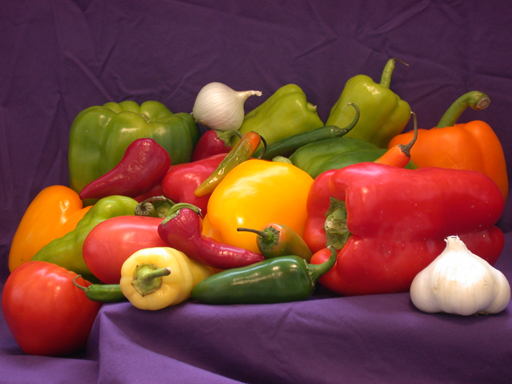
#> input picture peppers.png, 512 x 384 px
$ jupyter execute color_auto_correlogram.ipynb
#> lines starting #> are read from the running program, lines starting #| are printed output that depends on the picture
#> further down, img is the input picture: PIL image 512x384 RGB; mean R, G, B 120.8, 66.4, 57.6
# autocorrelogram
Ref: Content‑based image retrieval using combined texture and color features based on multi‑resolution multi‑direction filtering and color autocorrelogram
https://doi.org/10.1007/s12652-019-01466-0

[cell 1]
# %pip install numpy pillow

[cell 2]
import numpy as np
from PIL import Image

[cell 3]
# Computes neighbor counts for multiple pixels at a given distance.
# distance (int): The order of the neighborhood (inf-norm distance).
# pixel_widths, pixel_heights (ndarray): Arrays of pixel coordinates (width and height indices).
# target_colors (ndarray): Array of quantized colors to compare.
# quantized_image (ndarray): The color-quantized image matrix.
# image_width, image_height (int): Dimensions of the input image.
# same_color_counts (ndarray): Number of neighboring pixels with the same color for each pixel.
# valid_neighbor_counts (ndarray): Total number of valid neighboring pixels for each pixel.
def count_neighbors_at_distance(distance, pixel_widths, pixel_heights, target_colors, quantized_image, image_width, image_height):
    num_pixels = len(pixel_widths)

    # Generate neighbor offsets for inf-norm distance (8*distance points)
    offsets = []
    for d in range(-distance, distance + 1):
        if abs(d) == distance:
            for w in range(-distance, distance + 1):
                offsets.append((w, d))
        else:
            offsets.append((-distance, d))
            offsets.append((distance, d))
    offsets = np.array(offsets)  # Shape: (8*distance, 2)

    # Expand offsets for all pixels
    offsets = offsets[:, None, :]  # Shape: (8*distance, 1, 2)
    pixel_coords = np.stack((pixel_widths, pixel_heights), axis=-1)  # Shape: (num_pixels, 2)
    pixel_coords = pixel_coords[None, :, :]  # Shape: (1, num_pixels, 2)

    # Compute neighbor coordinates for all pixels
    neighbor_coords = pixel_coords + offsets  # Shape: (8*distance, num_pixels, 2)
    neighbor_width_coords = neighbor_coords[:, :, 0]  # Shape: (8*distance, num_pixels)
    neighbor_height_coords = neighbor_coords[:, :, 1]  # Shape: (8*distance, num_pixels)

    # Check validity of neighbors (within image bounds)
    valid_mask = (
        (neighbor_width_coords > 0) & (neighbor_width_coords <= image_width) &
        (neighbor_height_coords > 0) & (neighbor_height_coords <= image_height)
    )  # Shape: (8*distance, num_pixels)

    # Initialize counts
    same_color_counts = np.zeros(num_pixels, dtype=np.int32)
    valid_neighbor_counts = np.zeros(num_pixels, dtype=np.int32)

    # Process each neighbor offset
    for i in range(8 * distance):
        valid_pixels = valid_mask[i]  # Shape: (num_pixels,)
        if not np.any(valid_pixels):
            continue

        # Get valid neighbor coordinates for this offset
        valid_widths = neighbor_width_coords[i, valid_pixels].astype(int) - 1
        valid_heights = neighbor_height_coords[i, valid_pixels].astype(int) - 1

        # Extract neighbor colors
        neighbor_colors = quantized_image[valid_heights, valid_widths]

        # Compare with target colors for valid pixels
        valid_target_colors = target_colors[valid_pixels]
        same_color_counts[valid_pixels] += (neighbor_colors == valid_target_colors).astype(np.int32)

        # Count valid neighbors
        valid_neighbor_counts[valid_pixels] += 1

    return same_color_counts, valid_neighbor_counts

[cell 4]
# Creates the auto-correlogram vector for an input image efficiently.
# img (PIL.Image): Color image (RGB format).
# neighbor_distance_vector (list or ndarray): Vector of neighbor distances for color distribution calculation.
# color_quantization_number (int): Number of colors to quantize the image to (default: 64).
# correlogram_vector (ndarray): Vector of probabilities of occurrence of quantized colors.
def color_auto_correlogram(img, neighbor_distance_vector=[1, 3], color_quantization_number=64):
    # Quantize image
#> called with color_quantization_number = 8
    img_quantized = img.quantize(colors=color_quantization_number, method=Image.Quantize.MEDIANCUT)
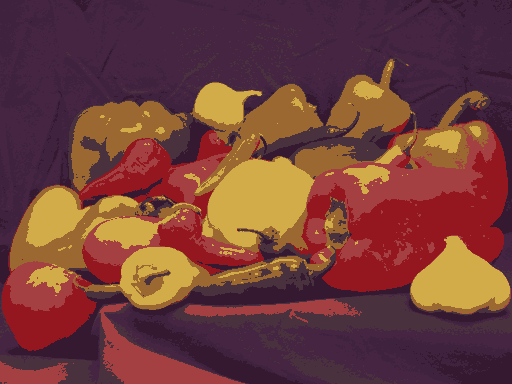
#> img_quantized: PIL image 512x384 P; mean R, G, B 113.6, 62.3, 58.4
    quantized_image = np.array(img_quantized)  # Shape: (height, width)
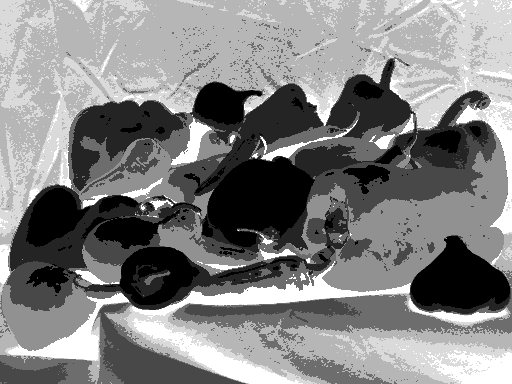
#> quantized_image: shape (384, 512); min 0, max 7, mean 3.58; drawn with min black and max white

    image_height, image_width = quantized_image.shape
#> image_height = 384; image_width = 512
    neighbor_dimension = len(neighbor_distance_vector)

    # Initialize count arrays
    same_color_counts = np.zeros((color_quantization_number, neighbor_dimension), dtype=np.float32)
    valid_neighbor_counts = np.zeros((color_quantization_number, neighbor_dimension), dtype=np.float32)

    # Generate all pixel coordinates
    pixel_widths, pixel_heights = np.meshgrid(
        np.arange(image_width), np.arange(image_height), indexing='xy'
    )
    pixel_widths = pixel_widths.ravel()  # Shape: (height * width,)
    pixel_heights = pixel_heights.ravel()  # Shape: (height * width,)
    target_colors = quantized_image[pixel_heights, pixel_widths]  # Shape: (height * width,)

    # Process each distance
    for distance_index, distance in enumerate(neighbor_distance_vector):
        # Compute neighbor counts for all pixels
        pixel_same_color_counts, pixel_valid_neighbor_counts = count_neighbors_at_distance(
            distance,
            pixel_widths,
            pixel_heights,
            target_colors,
            quantized_image,
            image_width,
            image_height
        )

        # Aggregate counts by color
        for color in range(color_quantization_number):
            color_mask = (target_colors == color)
            same_color_counts[color, distance_index] = np.sum(pixel_same_color_counts[color_mask])
            valid_neighbor_counts[color, distance_index] = np.sum(pixel_valid_neighbor_counts[color_mask])
#> after the loop, same_color_counts = [[170307, 328422], [166702, 313169], [140512, 264230], [116624, 209361], [161914, 310628], [311701, 591140], [147841, 266044], [102377, 186196]]; valid_neighbor_counts = [[185848, 371696], [194784, 389568], [162235, 323487], [155126, 309233], [179728, 359366], [364036, 725379], [197497, 392569], [126450, 251174]]

    # Compute probabilities
    probability_distributions = same_color_counts / (1 + valid_neighbor_counts)  # Shape: (color_quantization_number, neighbor_dimension)
#> probability_distributions = [[0.916, 0.884], [0.856, 0.804], [0.866, 0.817], [0.752, 0.677], [0.901, 0.864], [0.856, 0.815], [0.749, 0.678], [0.81, 0.741]]

    # Flatten to correlogram vector
    correlogram_vector = probability_distributions.ravel()  # Shape: (color_quantization_number * neighbor_dimension,)
#> correlogram_vector = [0.916, 0.884, 0.856, 0.804, 0.866, 0.817, 0.752, 0.677, 0.901, 0.864, 0.856, 0.815, 0.749, 0.678, 0.81, 0.741]

    return correlogram_vector

[cell 5]
img = Image.open('peppers.png').convert('RGB')
correlogram_vector = color_auto_correlogram(img,
                                            neighbor_distance_vector = [1,2],
                                            color_quantization_number=8)
print(correlogram_vector.shape)
#| (16,)
# Should be (192,) 192 = 64*3 i.e. color_quantization_number * neighbor_distance_vector
